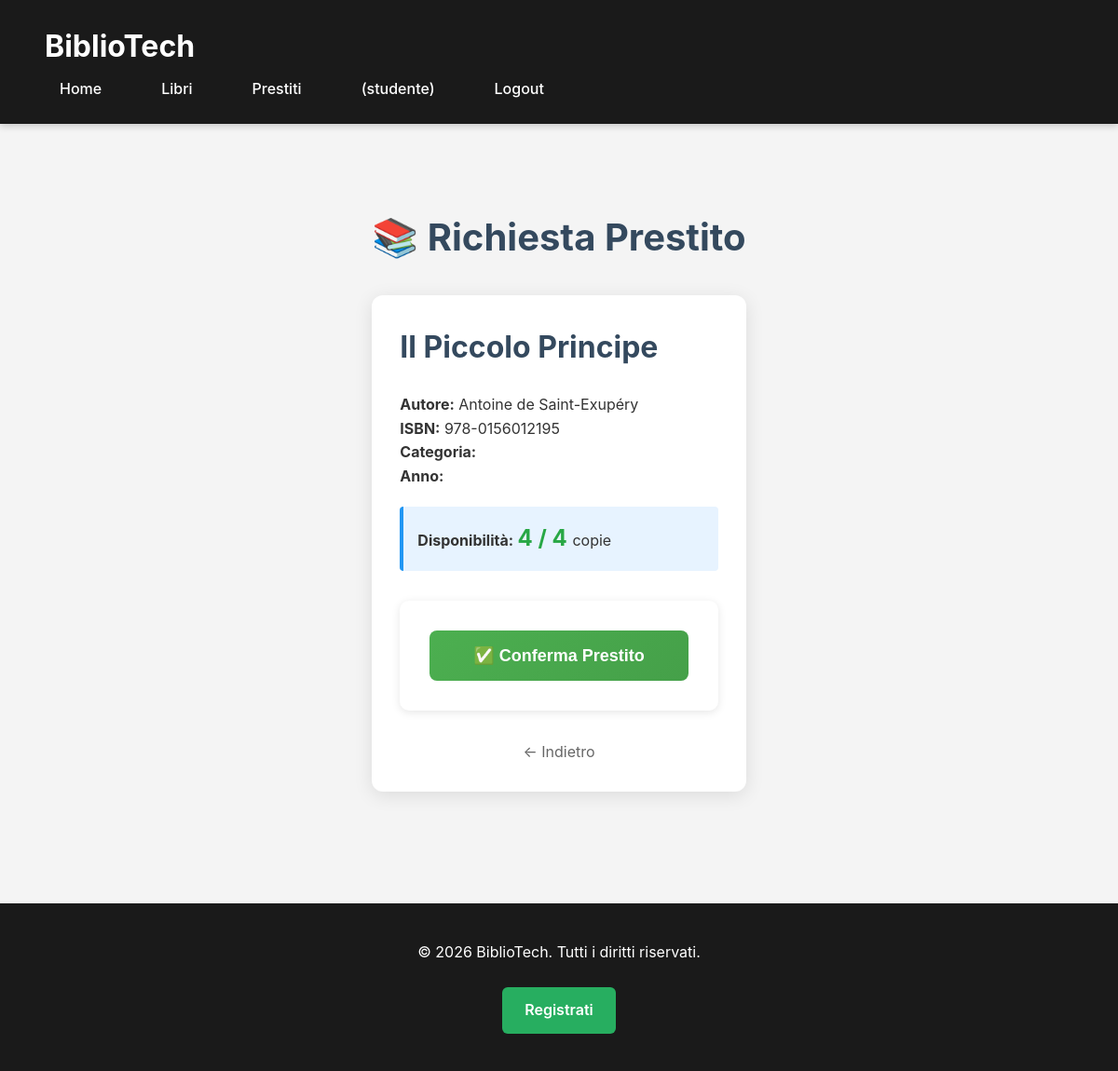
The page /root/src/prestito.php?id=3 (signed in) on the database its author committed.
### tables this page shows
CREATE TABLE libri (
    id INT AUTO_INCREMENT PRIMARY KEY,
    titolo VARCHAR(500) NOT NULL,
    autore VARCHAR(255) NOT NULL,
    isbn VARCHAR(20) DEFAULT NULL,
    copie_totali INT NOT NULL DEFAULT 1 CHECK (copie_totali >= 0),
    copie_disponibili INT NOT NULL DEFAULT 1 CHECK (copie_disponibili >= 0),
    data_inserimento TIMESTAMP DEFAULT CURRENT_TIMESTAMP,
    INDEX idx_titolo (titolo),
    INDEX idx_autore (autore),
    INDEX idx_disponibilita (copie_disponibili),
    CONSTRAINT chk_copie CHECK (copie_disponibili <= copie_totali)
);

### root/src/prestito.php (the view, shortened to what this page needs)
<?php
require_once 'config.php';
$error = '';
$success = '';
$libro_id_get = filter_var($_GET['id'] ?? 0, FILTER_VALIDATE_INT);
$libro_details = null;
if ($libro_id_get) {
    try {
        $stmt = $pdo->prepare("SELECT * FROM libri WHERE id = ?");
        $stmt->execute([$libro_id_get]);
        $libro_details = $stmt->fetch();
    } catch (PDOException $e) {
        error_log("Error fetching libro details: " . $e->getMessage());
    }
}
?>
<?php include 'header.php'; ?>
<link rel="stylesheet" href="assets/style.css">
<div class="page-container" style="max-width: 800px; margin: 60px auto; padding: 30px;">
    <h1>📚 Richiesta Prestito</h1>
    <?php if ($libro_details && !$success): ?>
        <div class="libro-card" style="background: white; padding: 30px; border-radius: 12px; box-shadow: 0 4px 20px rgba(0,0,0,0.1); margin: 30px 0;">
            <h2><?= htmlspecialchars($libro_details['titolo']) ?></h2>
            <p><strong>Autore:</strong> <?= htmlspecialchars($libro_details['autore']) ?></p>
            <p><strong>ISBN:</strong> <?= htmlspecialchars($libro_details['isbn']) ?></p>
            <p><strong>Categoria:</strong> <?= htmlspecialchars($libro_details['categoria']) ?></p>
            <p><strong>Anno:</strong> <?= htmlspecialchars($libro_details['anno_pubblicazione']) ?></p>
            <div style="margin: 20px 0; padding: 15px; background: #e7f3ff; border-left: 4px solid #2196F3; border-radius: 4px;">
                <strong>Disponibilità:</strong>
                <span style="font-size: 24px; font-weight: bold; color: <?= $libro_details['copie_disponibili'] > 0 ? '#28a745' : '#dc3545' ?>;">
                    <?= $libro_details['copie_disponibili'] ?> / <?= $libro_details['copie_totali'] ?>
                </span> copie
            </div>
            <?php if ($libro_details['copie_disponibili'] > 0): ?>
                <form method="POST" action="prestito.php" onsubmit="return confirm('Confermi di voler prendere in prestito questo libro?');">
                    <button type="submit" class="btn" style="width: 100%; padding: 16px; background: linear-gradient(135deg, #4CAF50 0%, #45a049 100%); color: white; border: none; border-radius: 8px; font-size: 18px; font-weight: 600; cursor: pointer;">
                        ✅ Conferma Prestito
                    </button>
                </form>
            <?php else: ?>
                <div class="alert alert-warning" style="background: #fff3cd; color: #856404; padding: 15px; border-radius: 8px; text-align: center;">
                    ⚠️ Non ci sono copie disponibili al momento
                </div>
            <?php endif; ?>
            <div style="text-align: center; margin-top: 20px;">
                <a href="libro.php?id=<?= $libro_details['id'] ?>" style="color: #666; text-decoration: none;">← Indietro</a>
            </div>
        </div>
    <?php elseif (!$success && !$error): ?>
        <div class="alert alert-info" style="background: #d1ecf1; color: #0c5460; padding: 20px; border-radius: 8px;">
            Nessun libro selezionato. <a href="libri.php" style="color: #0c5460; font-weight: bold;">Vai al catalogo</a>
        </div>
    <?php endif; ?>
</div>
<?php include 'footer.php'; ?>

### root/src/assets/style.css (style rules this page uses)
* { margin: 0; padding: 0; box-sizing: border-box; }
:root { --primary-color: #27ae60; --primary-hover: #2ecc71; --secondary-color: #34495e; --danger-color: #e74c3c; --warning-color: #f39c12; --info-color: #3498db; --success-color: #27ae60; --dark-bg: #1a1a1a; --light-bg: #f4f4f4; --white: #ffffff; --text-dark: #333333; --text-light: #666666; --border-color: #dddddd; --shadow: 0 2px 10px rgba(0,0,0,0.1); }
body { font-family: -apple-system, BlinkMacSystemFont, 'Segoe UI', 'Arial', sans-serif; background-color: var(--light-bg); color: var(--text-dark); line-height: 1.6; min-height: 100vh; display: flex; flex-direction: column; }
.page-container { max-width: 1200px; margin: 2rem auto; padding: 0 2rem; flex: 1; }
.page-container h1 { font-size: 2.5rem; margin-bottom: 1rem; color: var(--secondary-color); }
.page-container h2 { font-size: 2rem; margin-bottom: 1.5rem; color: var(--secondary-color); }
form { max-width: 500px; margin: 2rem auto; background: var(--white); padding: 2rem; border-radius: 10px; box-shadow: var(--shadow); }
form button, .btn { display: inline-block; padding: 0.875rem 2rem; background-color: var(--primary-color); color: var(--white); border: none; border-radius: 6px; font-size: 1rem; font-weight: 600; cursor: pointer; text-decoration: none; text-align: center; transition: all 0.3s ease; }

### rows shown on the page
libri: titolo "Il Piccolo Principe", autore "Antoine de Saint-Exupéry", isbn "978-0156012195", copie_disponibili "4", copie_totali "4"

### other values the page prints
$_SESSION['ruolo'] "studente"
